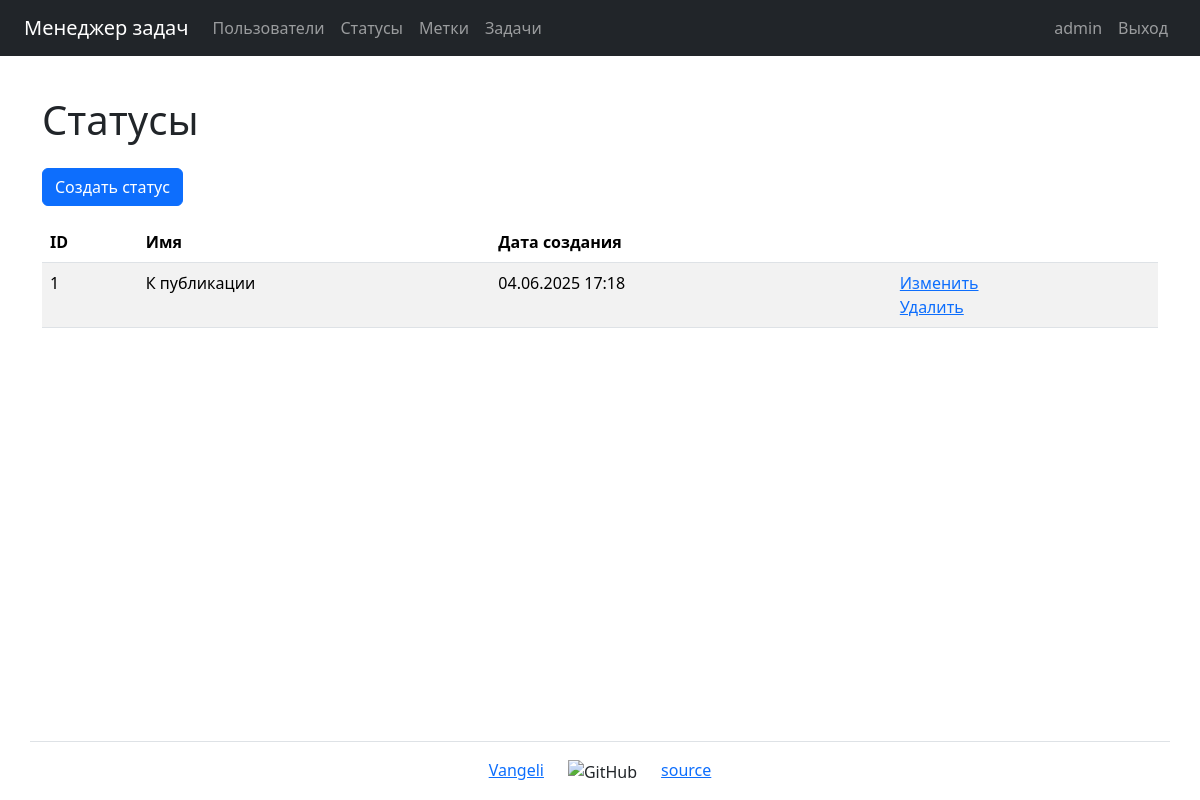
/statuses/ (signed in), run on an earlier commit of the app's database.
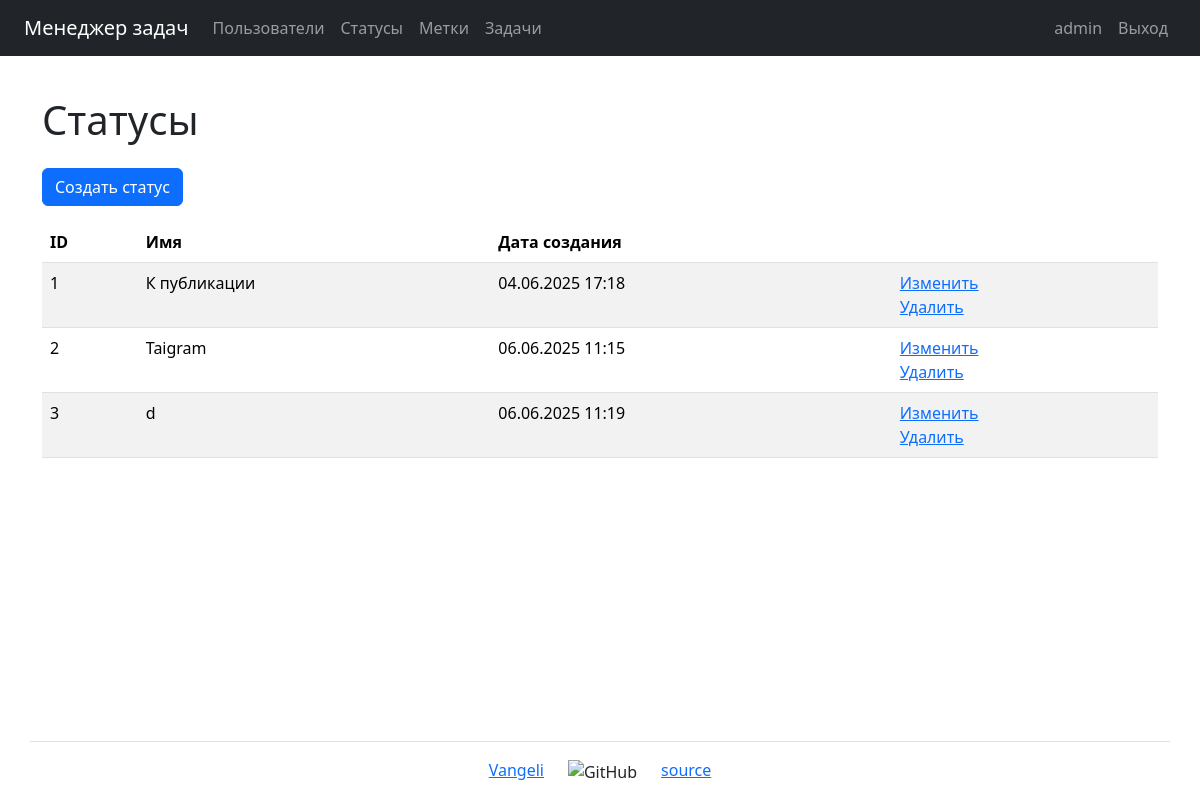
And on a later commit of the database.
### task_manager/statuses/models.py (models this page shows, shortened)
class Status(models.Model):
    name = models.CharField(
        max_length=150,
        unique=True,
        blank=False,
        verbose_name=_("Name"),
    )
    created_at = models.DateTimeField(
        auto_now_add=True,
        verbose_name=_("Created at"),
    )
    class Meta:
        verbose_name = _("Status")
        verbose_name_plural = _("Statuses")

### task_manager/statuses/views.py (the view)
# urls.py: path("", StatusesListView.as_view(), name="statuses"),
class StatusesListView(AuthRequiredMixin, ListView):
    template_name = "statuses/statuses.html"
    model = Status
    context_object_name = "statuses"
    def get_context_data(self, **kwargs):
        context = {
            **super().get_context_data(**kwargs),
            "title": _("Statuses"),
        }
        return context

### task_manager/mixins.py (called while the page is built)
    def dispatch(self, request, *args, **kwargs):
        if not request.user.is_authenticated:
            messages.error(request, self.auth_message)
            return redirect(reverse_lazy("login"))
        return super().dispatch(request, *args, **kwargs)

### task_manager/templates/statuses/statuses.html (shortened to what this page needs)
{% extends "base.html" %}
{% load django_bootstrap5 %}
{% load i18n %}
{% block content %}
    <h1 class="my-4">{{ title }}</h1>
    <a class="btn btn-primary mb-3" href="{% url 'status_create' %}">{% trans 'Create status' %}</a>
    <table class="table table-striped">
        <thead class="thead-dark">
            <tr>
                <th>{% trans 'ID' %}</th>
                <th>{% trans 'Name' %}</th>
                <th>{% trans 'Created at' %}</th>
                <th></th>
            </tr>
        </thead>
        <tbody>
            {% if statuses %}
                {% for status in statuses %}
                    <tr>
                        <td>{{ status.id }}</td>
                        <td>{{ status.name }}</td>
                        <td>{{ status.created_at|date:"d.m.Y H:i" }}</td>
                        <td>
                          <a href="{% url 'status_update' status.id %}">{% trans 'Update' %}</a>
                          <br>
                          <a href="{% url 'status_delete' status.id %}">{% trans 'Delete' %}</a>
                        </td>
                    </tr>
                {% endfor %}
            {% endif %}
        </tbody>
    </table>
{% endblock content %}

What changed in the data, as far as the page shows it:
added Status: id "2", name "Taigram", created_at "06.06.2025 11:15"
added Status: id "3", name "d", created_at "06.06.2025 11:19"
